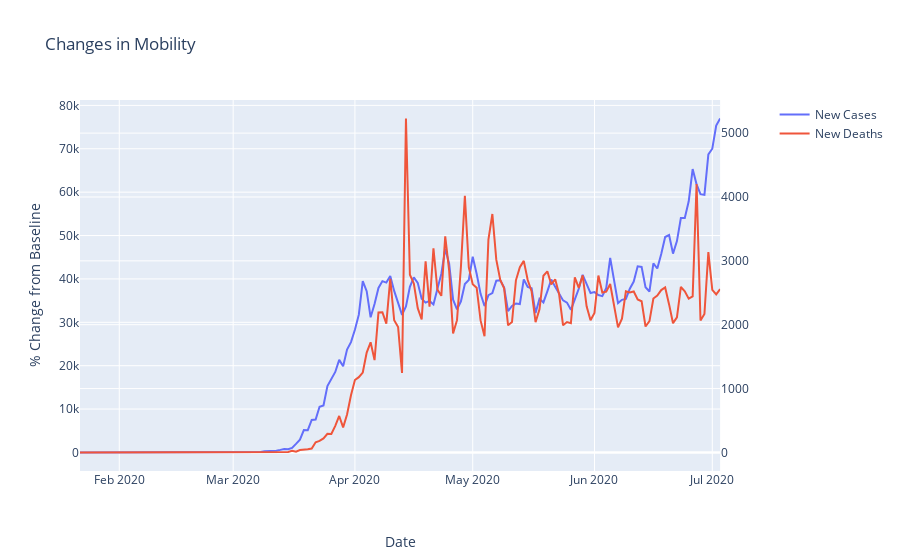

Source (notebook cell):
### Code cell
usaData = pd.read_csv('data/usaData.csv')
usaData

x = usaData[usaData["%Retail/Rec Change"].isnull() == False]
x

fig2 = make_subplots(specs = [[{"secondary_y" : True}]])

fig2.add_trace(go.Scatter(
    x = x["Date"], y = x['New Cases'], name = "New Cases", line = dict(color = "black", dash = "dot", width = 4),
), secondary_y = False)

fig2.add_trace(go.Scatter(
    x = x["Date"], y = x['%Retail/Rec Change'], name = "Change in Retail/Recreation", line = dict(color = "yellow"),
), secondary_y = True)

fig2.add_trace(go.Scatter(
    x = x["Date"], y = x['%Grocery/Pharm Change'], name = "Change in Grocery/Pharmacy", line = dict(color = "red"),
), secondary_y = True)

fig2.add_trace(go.Scatter(
    x = x["Date"], y = x['%Parks Change'], name = "Change in Parks", line = dict(color = "green"),
), secondary_y = True)

fig2.add_trace(go.Scatter(
    x = x["Date"], y = x['%Transit Change'], name = "Change in Transit Stations", line = dict(color = "blue"),
), secondary_y = True)

fig2.add_trace(go.Scatter(
    x = x["Date"], y = x['%Workplace Change'], name = "Change in Workplaces", line = dict(color = "purple"),
), secondary_y = True)

fig2.add_trace(go.Scatter(
    x = x["Date"], y = x['%Residential Change'], name = "Change in Residential", line = dict(color = "orange"),
), secondary_y = True)

fig.update_layout(
    title = "Changes in Mobility",
    xaxis = dict(title_text = "Date", title_standoff = 50),
    yaxis_title = "% Change from Baseline"
)

### Figure 1 — Plotly figure (JSON) as saved in the notebook; plotly's stock layout.template omitted (floating-point values rounded to 4 significant figures; data arrays with more than 128 entries replaced by an {"elided": "..."} marker saying what was removed)
{"data": [{"name": "New Cases", "type": "scatter", "x": {"elided": "164 str values"}, "xaxis": "x", "y": {"elided": "164 int values"}, "yaxis": "y"}, {"name": "New Deaths", "type": "scatter", "x": {"elided": "164 str values"}, "xaxis": "x", "y": {"elided": "164 int values"}, "yaxis": "y2"}], "layout": {"autosize": true, "title": {"text": "Changes in Mobility"}, "xaxis": {"anchor": "y", "autorange": true, "domain": [0, 0.94], "range": ["2020-01-22", "2020-07-03"], "title": {"standoff": 50, "text": "Date"}, "type": "date"}, "yaxis": {"anchor": "x", "autorange": true, "domain": [0, 1], "range": [-4276, 81244], "title": {"text": "% Change from Baseline"}, "type": "linear"}, "yaxis2": {"anchor": "x", "autorange": true, "overlaying": "y", "range": [-290.4, 5518.0], "side": "right", "type": "linear"}}}
